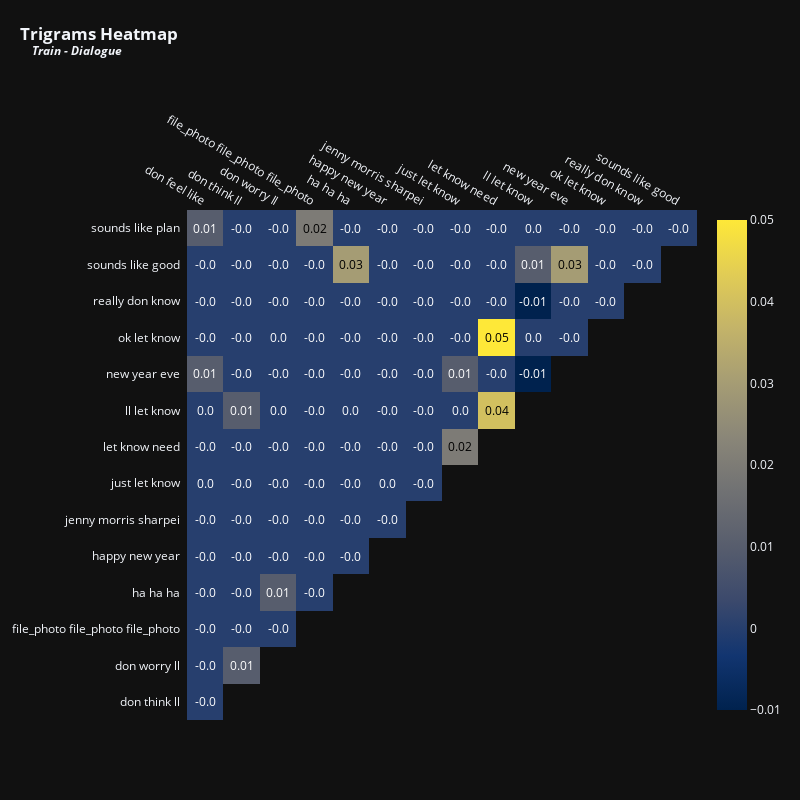

This figure's notebook cell:
### Markdown cell above
<p style="font-family: Calibri, serif; text-align: left;
          font-size: 24px; letter-spacing: .85px;color: #02011a">Let's now visualize the trigrams.</p>

### Code cell
vectorizer = TfidfVectorizer(max_features = 15,stop_words = 'english',ngram_range = (3,3)) # Top 15 terms
x = vectorizer.fit_transform(train['dialogue'].fillna(''))
df_tfidfvect = pd.DataFrame(x.toarray(), columns=vectorizer.get_feature_names_out())
plot_correlation(df_tfidfvect, 'Trigrams', 'Train - Dialogue', 800, 800, 12)

### Figure 1 — Plotly figure (JSON) as saved in the notebook; plotly's stock layout.template omitted (floating-point values rounded to 4 significant figures)
{"data": [{"colorscale": [[0, "#00224e"], [0.1111, "#123570"], [0.2222, "#3b496c"], [0.3333, "#575d6d"], [0.4444, "#707173"], [0.5556, "#8a8678"], [0.6667, "#a59c74"], [0.7778, "#c3b369"], [0.8889, "#e1cc55"], [1, "#fee838"]], "reversescale": false, "showscale": false, "type": "heatmap", "x": ["don feel like", "don think ll", "don worry ll", "file_photo file_photo file_photo", "ha ha ha", "happy new year", "jenny morris sharpei", "just let know", "let know need", "ll let know", "new year eve", "ok let know", "really don know", "sounds like good"], "y": ["sounds like plan", "sounds like good", "really don know", "ok let know", "new year eve", "ll let know", "let know need", "just let know", "jenny morris sharpei", "happy new year", "ha ha ha", "file_photo file_photo file_photo", "don worry ll", "don think ll"], "z": [[0.01, 0, 0, 0.02, 0, 0, 0, 0, 0, 0, 0, 0, 0, 0], [0, 0, 0, 0, 0.03, 0, 0, 0, 0, 0.01, 0.03, 0, 0], [0, 0, 0, 0, 0, 0, 0, 0, 0, -0.01, 0, 0], [0, 0, 0, 0, 0, 0, 0, 0, 0.05, 0, 0], [0.01, 0, 0, 0, 0, 0, 0, 0.01, 0, -0.01], [0, 0.01, 0, 0, 0, 0, 0, 0, 0.04], [0, 0, 0, 0, 0, 0, 0, 0.02], [0, 0, 0, 0, 0, 0, 0], [0, 0, 0, 0, 0, 0], [0, 0, 0, 0, 0], [0, 0, 0.01, 0], [0, 0, 0], [0, 0.01], [0]]}, {"colorscale": [[0, "#00224e"], [0.1111, "#123570"], [0.2222, "#3b496c"], [0.3333, "#575d6d"], [0.4444, "#707173"], [0.5556, "#8a8678"], [0.6667, "#a59c74"], [0.7778, "#c3b369"], [0.8889, "#e1cc55"], [1, "#fee838"]], "showscale": true, "type": "heatmap", "visible": true, "z": [[0.01, 0, 0, 0.02, 0, 0, 0, 0, 0, 0, 0, 0, 0, 0], [0, 0, 0, 0, 0.03, 0, 0, 0, 0, 0.01, 0.03, 0, 0], [0, 0, 0, 0, 0, 0, 0, 0, 0, -0.01, 0, 0], [0, 0, 0, 0, 0, 0, 0, 0, 0.05, 0, 0], [0.01, 0, 0, 0, 0, 0, 0, 0.01, 0, -0.01], [0, 0.01, 0, 0, 0, 0, 0, 0, 0.04], [0, 0, 0, 0, 0, 0, 0, 0.02], [0, 0, 0, 0, 0, 0, 0], [0, 0, 0, 0, 0, 0], [0, 0, 0, 0, 0], [0, 0, 0.01, 0], [0, 0, 0], [0, 0.01], [0]]}], "layout": {"annotations": [{"font": {"color": "#FFFFFF", "size": 12}, "showarrow": false, "text": "0.01", "x": "don feel like", "xref": "x", "y": "sounds like plan", "yref": "y"}, {"font": {"color": "#FFFFFF", "size": 12}, "showarrow": false, "text": "-0.0", "x": "don think ll", "xref": "x", "y": "sounds like plan", "yref": "y"}, {"font": {"color": "#FFFFFF", "size": 12}, "showarrow": false, "text": "-0.0", "x": "don worry ll", "xref": "x", "y": "sounds like plan", "yref": "y"}, {"font": {"color": "#000000", "size": 12}, "showarrow": false, "text": "0.02", "x": "file_photo file_photo file_photo", "xref": "x", "y": "sounds like plan", "yref": "y"}, {"font": {"color": "#FFFFFF", "size": 12}, "showarrow": false, "text": "-0.0", "x": "ha ha ha", "xref": "x", "y": "sounds like plan", "yref": "y"}, {"font": {"color": "#FFFFFF", "size": 12}, "showarrow": false, "text": "-0.0", "x": "happy new year", "xref": "x", "y": "sounds like plan", "yref": "y"}, {"font": {"color": "#FFFFFF", "size": 12}, "showarrow": false, "text": "-0.0", "x": "jenny morris sharpei", "xref": "x", "y": "sounds like plan", "yref": "y"}, {"font": {"color": "#FFFFFF", "size": 12}, "showarrow": false, "text": "-0.0", "x": "just let know", "xref": "x", "y": "sounds like plan", "yref": "y"}, {"font": {"color": "#FFFFFF", "size": 12}, "showarrow": false, "text": "-0.0", "x": "let know need", "xref": "x", "y": "sounds like plan", "yref": "y"}, {"font": {"color": "#FFFFFF", "size": 12}, "showarrow": false, "text": "0.0", "x": "ll let know", "xref": "x", "y": "sounds like plan", "yref": "y"}, {"font": {"color": "#FFFFFF", "size": 12}, "showarrow": false, "text": "-0.0", "x": "new year eve", "xref": "x", "y": "sounds like plan", "yref": "y"}, {"font": {"color": "#FFFFFF", "size": 12}, "showarrow": false, "text": "-0.0", "x": "ok let know", "xref": "x", "y": "sounds like plan", "yref": "y"}, {"font": {"color": "#FFFFFF", "size": 12}, "showarrow": false, "text": "-0.0", "x": "really don know", "xref": "x", "y": "sounds like plan", "yref": "y"}, {"font": {"color": "#FFFFFF", "size": 12}, "showarrow": false, "text": "-0.0", "x": "sounds like good", "xref": "x", "y": "sounds like plan", "yref": "y"}, {"font": {"color": "#FFFFFF", "size": 12}, "showarrow": false, "text": "-0.0", "x": "don feel like", "xref": "x", "y": "sounds like good", "yref": "y"}, {"font": {"color": "#FFFFFF", "size": 12}, "showarrow": false, "text": "-0.0", "x": "don think ll", "xref": "x", "y": "sounds like good", "yref": "y"}, {"font": {"color": "#FFFFFF", "size": 12}, "showarrow": false, "text": "-0.0", "x": "don worry ll", "xref": "x", "y": "sounds like good", "yref": "y"}, {"font": {"color": "#FFFFFF", "size": 12}, "showarrow": false, "text": "-0.0", "x": "file_photo file_photo file_photo", "xref": "x", "y": "sounds like good", "yref": "y"}, {"font": {"color": "#000000", "size": 12}, "showarrow": false, "text": "0.03", "x": "ha ha ha", "xref": "x", "y": "sounds like good", "yref": "y"}, {"font": {"color": "#FFFFFF", "size": 12}, "showarrow": false, "text": "-0.0", "x": "happy new year", "xref": "x", "y": "sounds like good", "yref": "y"}, {"font": {"color": "#FFFFFF", "size": 12}, "showarrow": false, "text": "-0.0", "x": "jenny morris sharpei", "xref": "x", "y": "sounds like good", "yref": "y"}, {"font": {"color": "#FFFFFF", "size": 12}, "showarrow": false, "text": "-0.0", "x": "just let know", "xref": "x", "y": "sounds like good", "yref": "y"}, {"font": {"color": "#FFFFFF", "size": 12}, "showarrow": false, "text": "-0.0", "x": "let know need", "xref": "x", "y": "sounds like good", "yref": "y"}, {"font": {"color": "#FFFFFF", "size": 12}, "showarrow": false, "text": "0.01", "x": "ll let know", "xref": "x", "y": "sounds like good", "yref": "y"}, {"font": {"color": "#000000", "size": 12}, "showarrow": false, "text": "0.03", "x": "new year eve", "xref": "x", "y": "sounds like good", "yref": "y"}, {"font": {"color": "#FFFFFF", "size": 12}, "showarrow": false, "text": "-0.0", "x": "ok let know", "xref": "x", "y": "sounds like good", "yref": "y"}, {"font": {"color": "#FFFFFF", "size": 12}, "showarrow": false, "text": "-0.0", "x": "really don know", "xref": "x", "y": "sounds like good", "yref": "y"}, {"font": {"color": "#FFFFFF", "size": 12}, "showarrow": false, "text": "-0.0", "x": "don feel like", "xref": "x", "y": "really don know", "yref": "y"}, {"font": {"color": "#FFFFFF", "size": 12}, "showarrow": false, "text": "-0.0", "x": "don think ll", "xref": "x", "y": "really don know", "yref": "y"}, {"font": {"color": "#FFFFFF", "size": 12}, "showarrow": false, "text": "-0.0", "x": "don worry ll", "xref": "x", "y": "really don know", "yref": "y"}, {"font": {"color": "#FFFFFF", "size": 12}, "showarrow": false, "text": "-0.0", "x": "file_photo file_photo file_photo", "xref": "x", "y": "really don know", "yref": "y"}, {"font": {"color": "#FFFFFF", "size": 12}, "showarrow": false, "text": "-0.0", "x": "ha ha ha", "xref": "x", "y": "really don know", "yref": "y"}, {"font": {"color": "#FFFFFF", "size": 12}, "showarrow": false, "text": "-0.0", "x": "happy new year", "xref": "x", "y": "really don know", "yref": "y"}, {"font": {"color": "#FFFFFF", "size": 12}, "showarrow": false, "text": "-0.0", "x": "jenny morris sharpei", "xref": "x", "y": "really don know", "yref": "y"}, {"font": {"color": "#FFFFFF", "size": 12}, "showarrow": false, "text": "-0.0", "x": "just let know", "xref": "x", "y": "really don know", "yref": "y"}, {"font": {"color": "#FFFFFF", "size": 12}, "showarrow": false, "text": "-0.0", "x": "let know need", "xref": "x", "y": "really don know", "yref": "y"}, {"font": {"color": "#FFFFFF", "size": 12}, "showarrow": false, "text": "-0.01", "x": "ll let know", "xref": "x", "y": "really don know", "yref": "y"}, {"font": {"color": "#FFFFFF", "size": 12}, "showarrow": false, "text": "-0.0", "x": "new year eve", "xref": "x", "y": "really don know", "yref": "y"}, {"font": {"color": "#FFFFFF", "size": 12}, "showarrow": false, "text": "-0.0", "x": "ok let know", "xref": "x", "y": "really don know", "yref": "y"}, {"font": {"color": "#FFFFFF", "size": 12}, "showarrow": false, "text": "-0.0", "x": "don feel like", "xref": "x", "y": "ok let know", "yref": "y"}, {"font": {"color": "#FFFFFF", "size": 12}, "showarrow": false, "text": "-0.0", "x": "don think ll", "xref": "x", "y": "ok let know", "yref": "y"}, {"font": {"color": "#FFFFFF", "size": 12}, "showarrow": false, "text": "0.0", "x": "don worry ll", "xref": "x", "y": "ok let know", "yref": "y"}, {"font": {"color": "#FFFFFF", "size": 12}, "showarrow": false, "text": "-0.0", "x": "file_photo file_photo file_photo", "xref": "x", "y": "ok let know", "yref": "y"}, {"font": {"color": "#FFFFFF", "size": 12}, "showarrow": false, "text": "-0.0", "x": "ha ha ha", "xref": "x", "y": "ok let know", "yref": "y"}, {"font": {"color": "#FFFFFF", "size": 12}, "showarrow": false, "text": "-0.0", "x": "happy new year", "xref": "x", "y": "ok let know", "yref": "y"}, {"font": {"color": "#FFFFFF", "size": 12}, "showarrow": false, "text": "-0.0", "x": "jenny morris sharpei", "xref": "x", "y": "ok let know", "yref": "y"}, {"font": {"color": "#FFFFFF", "size": 12}, "showarrow": false, "text": "-0.0", "x": "just let know", "xref": "x", "y": "ok let know", "yref": "y"}, {"font": {"color": "#000000", "size": 12}, "showarrow": false, "text": "0.05", "x": "let know need", "xref": "x", "y": "ok let know", "yref": "y"}, {"font": {"color": "#FFFFFF", "size": 12}, "showarrow": false, "text": "0.0", "x": "ll let know", "xref": "x", "y": "ok let know", "yref": "y"}, {"font": {"color": "#FFFFFF", "size": 12}, "showarrow": false, "text": "-0.0", "x": "new year eve", "xref": "x", "y": "ok let know", "yref": "y"}, {"font": {"color": "#FFFFFF", "size": 12}, "showarrow": false, "text": "0.01", "x": "don feel like", "xref": "x", "y": "new year eve", "yref": "y"}, {"font": {"color": "#FFFFFF", "size": 12}, "showarrow": false, "text": "-0.0", "x": "don think ll", "xref": "x", "y": "new year eve", "yref": "y"}, {"font": {"color": "#FFFFFF", "size": 12}, "showarrow": false, "text": "-0.0", "x": "don worry ll", "xref": "x", "y": "new year eve", "yref": "y"}, {"font": {"color": "#FFFFFF", "size": 12}, "showarrow": false, "text": "-0.0", "x": "file_photo file_photo file_photo", "xref": "x", "y": "new year eve", "yref": "y"}, {"font": {"color": "#FFFFFF", "size": 12}, "showarrow": false, "text": "-0.0", "x": "ha ha ha", "xref": "x", "y": "new year eve", "yref": "y"}, {"font": {"color": "#FFFFFF", "size": 12}, "showarrow": false, "text": "-0.0", "x": "happy new year", "xref": "x", "y": "new year eve", "yref": "y"}, {"font": {"color": "#FFFFFF", "size": 12}, "showarrow": false, "text": "-0.0", "x": "jenny morris sharpei", "xref": "x", "y": "new year eve", "yref": "y"}, {"font": {"color": "#FFFFFF", "size": 12}, "showarrow": false, "text": "0.01", "x": "just let know", "xref": "x", "y": "new year eve", "yref": "y"}, {"font": {"color": "#FFFFFF", "size": 12}, "showarrow": false, "text": "-0.0", "x": "let know need", "xref": "x", "y": "new year eve", "yref": "y"}, {"font": {"color": "#FFFFFF", "size": 12}, "showarrow": false, "text": "-0.01", "x": "ll let know", "xref": "x", "y": "new year eve", "yref": "y"}, {"font": {"color": "#FFFFFF", "size": 12}, "showarrow": false, "text": "0.0", "x": "don feel like", "xref": "x", "y": "ll let know", "yref": "y"}, {"font": {"color": "#FFFFFF", "size": 12}, "showarrow": false, "text": "0.01", "x": "don think ll", "xref": "x", "y": "ll let know", "yref": "y"}, {"font": {"color": "#FFFFFF", "size": 12}, "showarrow": false, "text": "0.0", "x": "don worry ll", "xref": "x", "y": "ll let know", "yref": "y"}, {"font": {"color": "#FFFFFF", "size": 12}, "showarrow": false, "text": "-0.0", "x": "file_photo file_photo file_photo", "xref": "x", "y": "ll let know", "yref": "y"}, {"font": {"color": "#FFFFFF", "size": 12}, "showarrow": false, "text": "0.0", "x": "ha ha ha", "xref": "x", "y": "ll let know", "yref": "y"}, {"font": {"color": "#FFFFFF", "size": 12}, "showarrow": false, "text": "-0.0", "x": "happy new year", "xref": "x", "y": "ll let know", "yref": "y"}, {"font": {"color": "#FFFFFF", "size": 12}, "showarrow": false, "text": "-0.0", "x": "jenny morris sharpei", "xref": "x", "y": "ll let know", "yref": "y"}, {"font": {"color": "#FFFFFF", "size": 12}, "showarrow": false, "text": "0.0", "x": "just let know", "xref": "x", "y": "ll let know", "yref": "y"}, {"font": {"color": "#000000", "size": 12}, "showarrow": false, "text": "0.04", "x": "let know need", "xref": "x", "y": "ll let know", "yref": "y"}, {"font": {"color": "#FFFFFF", "size": 12}, "showarrow": false, "text": "-0.0", "x": "don feel like", "xref": "x", "y": "let know need", "yref": "y"}, {"font": {"color": "#FFFFFF", "size": 12}, "showarrow": false, "text": "-0.0", "x": "don think ll", "xref": "x", "y": "let know need", "yref": "y"}, {"font": {"color": "#FFFFFF", "size": 12}, "showarrow": false, "text": "-0.0", "x": "don worry ll", "xref": "x", "y": "let know need", "yref": "y"}, {"font": {"color": "#FFFFFF", "size": 12}, "showarrow": false, "text": "-0.0", "x": "file_photo file_photo file_photo", "xref": "x", "y": "let know need", "yref": "y"}, {"font": {"color": "#FFFFFF", "size": 12}, "showarrow": false, "text": "-0.0", "x": "ha ha ha", "xref": "x", "y": "let know need", "yref": "y"}, {"font": {"color": "#FFFFFF", "size": 12}, "showarrow": false, "text": "-0.0", "x": "happy new year", "xref": "x", "y": "let know need", "yref": "y"}, {"font": {"color": "#FFFFFF", "size": 12}, "showarrow": false, "text": "-0.0", "x": "jenny morris sharpei", "xref": "x", "y": "let know need", "yref": "y"}, {"font": {"color": "#000000", "size": 12}, "showarrow": false, "text": "0.02", "x": "just let know", "xref": "x", "y": "let know need", "yref": "y"}, {"font": {"color": "#FFFFFF", "size": 12}, "showarrow": false, "text": "0.0", "x": "don feel like", "xref": "x", "y": "just let know", "yref": "y"}, {"font": {"color": "#FFFFFF", "size": 12}, "showarrow": false, "text": "-0.0", "x": "don think ll", "xref": "x", "y": "just let know", "yref": "y"}, {"font": {"color": "#FFFFFF", "size": 12}, "showarrow": false, "text": "-0.0", "x": "don worry ll", "xref": "x", "y": "just let know", "yref": "y"}, {"font": {"color": "#FFFFFF", "size": 12}, "showarrow": false, "text": "-0.0", "x": "file_photo file_photo file_photo", "xref": "x", "y": "just let know", "yref": "y"}, {"font": {"color": "#FFFFFF", "size": 12}, "showarrow": false, "text": "-0.0", "x": "ha ha ha", "xref": "x", "y": "just let know", "yref": "y"}, {"font": {"color": "#FFFFFF", "size": 12}, "showarrow": false, "text": "0.0", "x": "happy new year", "xref": "x", "y": "just let know", "yref": "y"}, {"font": {"color": "#FFFFFF", "size": 12}, "showarrow": false, "text": "-0.0", "x": "jenny morris sharpei", "xref": "x", "y": "just let know", "yref": "y"}, {"font": {"color": "#FFFFFF", "size": 12}, "showarrow": false, "text": "-0.0", "x": "don feel like", "xref": "x", "y": "jenny morris sharpei", "yref": "y"}, {"font": {"color": "#FFFFFF", "size": 12}, "showarrow": false, "text": "-0.0", "x": "don think ll", "xref": "x", "y": "jenny morris sharpei", "yref": "y"}, {"font": {"color": "#FFFFFF", "size": 12}, "showarrow": false, "text": "-0.0", "x": "don worry ll", "xref": "x", "y": "jenny morris sharpei", "yref": "y"}, {"font": {"color": "#FFFFFF", "size": 12}, "showarrow": false, "text": "-0.0", "x": "file_photo file_photo file_photo", "xref": "x", "y": "jenny morris sharpei", "yref": "y"}, {"font": {"color": "#FFFFFF", "size": 12}, "showarrow": false, "text": "-0.0", "x": "ha ha ha", "xref": "x", "y": "jenny morris sharpei", "yref": "y"}, {"font": {"color": "#FFFFFF", "size": 12}, "showarrow": false, "text": "-0.0", "x": "happy new year", "xref": "x", "y": "jenny morris sharpei", "yref": "y"}, {"font": {"color": "#FFFFFF", "size": 12}, "showarrow": false, "text": "-0.0", "x": "don feel like", "xref": "x", "y": "happy new year", "yref": "y"}, {"font": {"color": "#FFFFFF", "size": 12}, "showarrow": false, "text": "-0.0", "x": "don think ll", "xref": "x", "y": "happy new year", "yref": "y"}, {"font": {"color": "#FFFFFF", "size": 12}, "showarrow": false, "text": "-0.0", "x": "don worry ll", "xref": "x", "y": "happy new year", "yref": "y"}, {"font": {"color": "#FFFFFF", "size": 12}, "showarrow": false, "text": "-0.0", "x": "file_photo file_photo file_photo", "xref": "x", "y": "happy new year", "yref": "y"}, {"font": {"color": "#FFFFFF", "size": 12}, "showarrow": false, "text": "-0.0", "x": "ha ha ha", "xref": "x", "y": "happy new year", "yref": "y"}, {"font": {"color": "#FFFFFF", "size": 12}, "showarrow": false, "text": "-0.0", "x": "don feel like", "xref": "x", "y": "ha ha ha", "yref": "y"}, {"font": {"color": "#FFFFFF", "size": 12}, "showarrow": false, "text": "-0.0", "x": "don think ll", "xref": "x", "y": "ha ha ha", "yref": "y"}, {"font": {"color": "#FFFFFF", "size": 12}, "showarrow": false, "text": "0.01", "x": "don worry ll", "xref": "x", "y": "ha ha ha", "yref": "y"}, {"font": {"color": "#FFFFFF", "size": 12}, "showarrow": false, "text": "-0.0", "x": "file_photo file_photo file_photo", "xref": "x", "y": "ha ha ha", "yref": "y"}, {"font": {"color": "#FFFFFF", "size": 12}, "showarrow": false, "text": "-0.0", "x": "don feel like", "xref": "x", "y": "file_photo file_photo file_photo", "yref": "y"}, {"font": {"color": "#FFFFFF", "size": 12}, "showarrow": false, "text": "-0.0", "x": "don think ll", "xref": "x", "y": "file_photo file_photo file_photo", "yref": "y"}, {"font": {"color": "#FFFFFF", "size": 12}, "showarrow": false, "text": "-0.0", "x": "don worry ll", "xref": "x", "y": "file_photo file_photo file_photo", "yref": "y"}, {"font": {"color": "#FFFFFF", "size": 12}, "showarrow": false, "text": "-0.0", "x": "don feel like", "xref": "x", "y": "don worry ll", "yref": "y"}, {"font": {"color": "#FFFFFF", "size": 12}, "showarrow": false, "text": "0.01", "x": "don think ll", "xref": "x", "y": "don worry ll", "yref": "y"}, {"font": {"color": "#FFFFFF", "size": 12}, "showarrow": false, "text": "-0.0", "x": "don feel like", "xref": "x", "y": "don think ll", "yref": "y"}], "height": 800, "margin": {"l": 110, "t": 210}, "title": {"text": "<b>Trigrams Heatmap<br><sup>&nbsp;&nbsp;&nbsp;&nbsp;<i>Train - Dialogue</i></sup></b>", "x": 0.025, "xanchor": "left", "y": 0.95}, "width": 800, "xaxis": {"autorange": true, "dtick": 1, "gridcolor": "rgb(0, 0, 0)", "range": [-0.5, 13.5], "showgrid": false, "side": "top", "ticks": "", "type": "category"}, "yaxis": {"autorange": true, "dtick": 1, "range": [13.5, -0.5], "showgrid": false, "ticks": "", "ticksuffix": "  ", "type": "category"}}}
